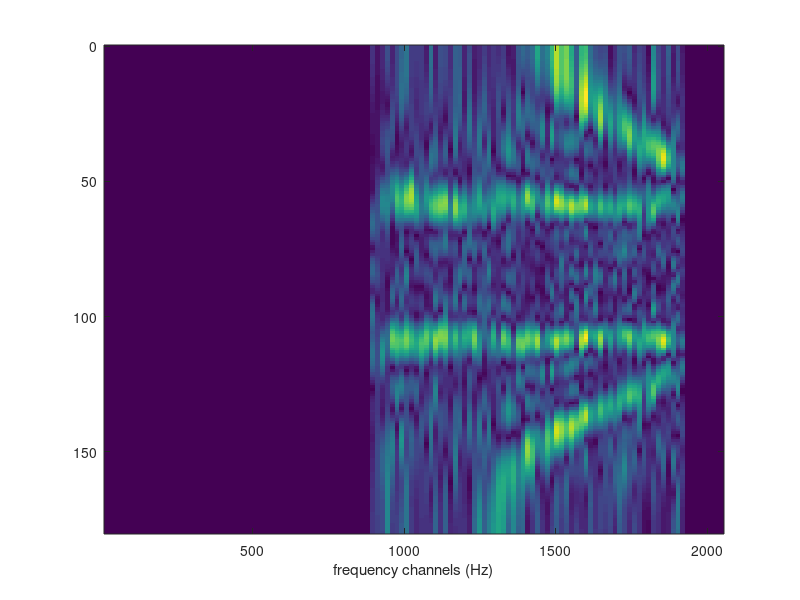

Reproduce this figure in MATLAB. (Note: this script raises an error after producing the figure.)
clear all;
close all;
clc;
%% %%%%%%%%%----------------parameters for Radar------------------%%%%%%%%%%
% %% ------------------------array signal--------------------------------- %%
% C=3*10^8;
% M=10; %number of ULA 
% K=2;
% theta = [68.78 108.42]';
% resolution = 2;
% grid = (0:resolution:180)';
% N = length(grid);
% i=sqrt(-1);
% %% ----------------------wideband signal generation--------------------- %%
% T=256;%signal length
% C_N=256;%number of channels
% fs=4096*10^6;
% B=[485 485]*10^6;
% r=B./(T/fs);
% t=(0:T-1)/fs;
% N_t=length(t);
% f0=[544 1024]*10^6;
% amp = [1 1]';
% S=zeros(K,T);
% for k=1:K
% S(k,:) = amp(k)*exp(2*i* pi *(f0(k)*t+0.5*r(k)*t.^2));
% end
% % S(1,:) = exp(2*i* pi *(100*t))+exp(2*i* pi *(200*t))+exp(2*i* pi *(300*t))+exp(2*i* pi *(400*t));%+exp(2*i* pi *(500*t))
% % S(2,:) = exp(2*i* pi *(145*t))+exp(2*i* pi *(2*145*t))+exp(2*i* pi *(3*145*t))+exp(2*i* pi *(4*145*t));%+exp(2*i* pi *(5*145*t))
% 
% % observed signal
% Y0 = (fft(S,C_N,2));
% f=[fs/C_N:fs/C_N:fs/2];
% C_N=C_N/2;
% Y00 = Y0(:,1:C_N);
% figure
% plot(f/10^6,abs(Y00(1,:)),'b*-')
% hold on
% plot(f/10^6,abs(Y00(2,:)),'ro-')
% xlabel('frequency channels (MHz)')
% ylabel('magnitude')
% axis tight;
% figure
% plot(abs(Y00(1,:)),'b*-')
% hold on
% plot(abs(Y00(2,:)),'ro-')
% lambda=C./f;
% f_ref=640*10^6;
% d=0.5*C/f_ref;
% x_true=zeros(N,C_N);
% x_true(29,34:64)=1;
% x_true(55,64:98)=1;
% figure
% imagesc(f/10^6,grid,x_true)
% xlabel('frequency channels (MHz)')
% ylabel('direction')
%% %%%%%%%%----------------parameters for Sonar-------------%%%%%%%%%%%%%%%
%% ------------------------array signal--------------------------------- %%
C=1500;
M=10; %number of ULA 
K=2;
theta = [58.5 108.5]';
%theta = [68.78 108.42]';
resolution = 1;
grid = (0:resolution:180)';
N = length(grid);
i=sqrt(-1);
%% ----------------------wideband signal generation--------------------- %%
T=256;%signal length
C_N=256;%number of channels
fs=4096;
C_f=fs/C_N;
B=[1024 1024];
r=B./(T/fs);
t=(0:T-1)/fs;
N_t=length(t);
f0=[896 896];
%f0=[1024-256+128 1024-256+128];
%f0=[1024-256+128 1408];
amp = [1 1]';
S=zeros(K,T);
for k=1:K
S(k,:) = amp(k)*exp(2*i* pi *(f0(k)*t+0.5*r(k)*t.^2));
end
% S(1,:) = exp(2*i* pi *(100*t))+exp(2*i* pi *(200*t))+exp(2*i* pi *(300*t))+exp(2*i* pi *(400*t));%+exp(2*i* pi *(500*t))
% S(2,:) = exp(2*i* pi *(145*t))+exp(2*i* pi *(2*145*t))+exp(2*i* pi *(3*145*t))+exp(2*i* pi *(4*145*t));%+exp(2*i* pi *(5*145*t))
Y0 = (fft(S,C_N,2));
f=[C_f:C_f:fs/2];
C_N=C_N/2;
Y00 = Y0(:,1:C_N);
% figure
% plot(f,abs(Y00(1,:)),'b*-')
% hold on
% plot(f,abs(Y00(2,:)),'ro-')
% xlabel('frequency channels (Hz)')
% ylabel('magnitude')
% axis tight;

lambda=C./f;
f_ref=1000;
d=0.5*C/f_ref;
x_true=zeros(N,C_N);
S11 = f0(1)/C_f;
S12 = (f0(1)+B(1))/C_f;
S21 = f0(2)/C_f;
S22 = (f0(2)+B(2))/C_f;
pos_true= [fix(theta(1)/resolution)+1 fix(theta(2)/resolution)+1]';
x_true(pos_true(1),S11:S12)=1;
x_true(pos_true(2),S21:S22)=1;
% figure
% imagesc(f,grid,x_true)
% xlabel('frequency channels (Hz)')
% ylabel('direction')

%% --------uniform linear array (ULA), with the origin at the middle-----%%
A_true = zeros(C_N*M,K);
for t=1:C_N
    for m = 1:M
       for k = 1:K
       A_true((t-1)*M+m,k) = exp(-2*i * pi *d*(m-(M+1)/2) * cos(theta(k)/180*pi)/lambda(t));
        end
    end
end
%% --------------------observation generation----------------------------%%
Y=zeros(M,C_N);
for t=1:C_N
    Y(:,t) = A_true((t-1)*M+1:t*M,:)*Y00(:,t);
end
%% -----------------------Dictionary construct---------------------------%%
A = zeros(C_N*M,N);
B = zeros(C_N*M,N);
% for t=1:C_N
%     for m = 1:M
%        for n = 1:N
%        A((t-1)*M+m,n) = exp(-2*i * pi *d*(m-(M+1)/2) * cos(grid(n)/180*pi)/lambda(t));
%        B((t-1)*M+m,n) = 2*i * pi *d*(m-(M+1)/2) * sin(grid(n)/180*pi)/lambda(t)* A((t-1)*M+m,n);
%         end
%     end
% end
pos=[-(M-1)/2:(M-1)/2].';
for t=1:C_N
       A((t-1)*M+1:t*M,:) = exp(-2*i * pi *d*(pos) * cos(grid.'/180*pi)/lambda(t));
       A((t-1)*M+1:t*M,:) = A((t-1)*M+1:t*M,:)* diag(1 ./ diag(A((t-1)*M+1:t*M,:)'*A((t-1)*M+1:t*M,:)));
       B((t-1)*M+1:t*M,:) = 2*i * pi *d*(pos) * sin(grid.'/180*pi)/lambda(t).* A((t-1)*M+1:t*M,:);
end
%%  ----------------add noise-------------------------
snr = [0];
N_exp = 5;

Err_DP=zeros(K,length(snr));

Err_VB=zeros(K,length(snr));
for nnn=1:length(snr)
    nnn
    Err_1=zeros(K,1);
    Err_2=zeros(K,1);
    for mmm=1:N_exp
        mmm
Y_n=awgn(Y,snr(nnn),'measured');
Sigma_a = sqrt(norm(Y_n - Y,'fro')^2/M/T);
%% ------------------------conventioal beamforming-----------------------%%
Xbeam_hat=zeros(N,C_N);
for t=S11:S22
    Xbeam_hat(:,t)=A((t-1)*M+1:(t)*M,:)'*Y_n(:,t);
end
figure
imagesc(f,grid,abs(Xbeam_hat))
xlabel('frequency channels (Hz)')
% ylabel('direction')
%% ----------------------------Lasso+averaging---------------------------%%

%% ------------------------------fused Lasso-----------------------------%%
% Xbp_hat_h = zeros(N,C_N);
% C_N_1=length(S11:S22);
% D_oper = zeros( (C_N_1 - 1) , N * C_N_1 );
% for t = 1 : C_N_1-1 
%     D_oper( t , : ) = [ zeros(1 , (t-1)*N) , ones(1,N) ,  -1*ones(1,N) , zeros(1 , N*C_N_1-(2+(t-1))*N)];
% end
% lam1=1;
% lam2=1;
% tic;
% cvx_begin
%         variable  Xbp(N*C_N_1) complex;
%         minimize(lam1*norm(Xbp,1)+lam2*norm(D_oper*Xbp,1));  
%         temp=0;
%         for t=1:C_N_1
%         temp=temp+norm(Y_n(:,t+S11-1)-A((S11-1+t-1)*M+1:(t+S11-1)*M,:)*Xbp((t-1)*N+1:t*N),2);
%         end
%         subject to
%         temp<=350*(Sigma_a);
% cvx_end 
% toc
% Xbp_hat=reshape(Xbp,N,C_N_1);
% Xbp_hat_h (:,S11:S22)=Xbp_hat;
% figure
% imagesc(f,grid,abs(Xbp_hat_h));
% xlabel('frequency channels (Hz)')
% ylabel('direction')
%% --------------------SBL without joint sparsity------------------------%%
% Xbcs_s_hat=zeros(N,C_N);
% for t=S11:S22
% Xbcs_s_hat(:,t)=bcs_vb( A((t-1)*M+1:t*M,:),Y_n(:,t));    
% end
% figure
% imagesc(f,grid,abs(Xbcs_s_hat))
% xlabel('frequency channels (Hz)')
% ylabel('direction')
%% --------------------SBL with joint sparsity---------------------------%% 
Xbcs_g_hat_h=zeros(N,C_N); 
% Xbcs_g_hat=bmtl_vb(A((S11-1)*M+1:S22*M,:),Y_n(:,S11:S22))
[Xbcs_g_hat beta]=bmtl_vb_offgrid(A((S11-1)*M+1:S22*M,:),B((S11-1)*M+1:S22*M,:),Y_n(:,S11:S22),1);
Xbcs_g_hat_h(:,S11:S22)=Xbcs_g_hat;
figure
imagesc(f,grid,abs(Xbcs_g_hat_h))
xlabel('frequency channels (Hz)')
ylabel('direction')
% 
%% ------------------------MTL-CS-DP-(on-grid)---------------------------%% 
% Xdp_hat_h=zeros(N,C_N);
% Xdp_hat=bmtl_DP(A((S11-1)*M+1:S22*M,:),Y_n(:,S11:S22));
% Xdp_hat_h(:,S11:S22)=Xdp_hat;
% figure
% imagesc(f,grid,abs(Xdp_hat_h))
% xlabel('frequency channels (Hz)')
% ylabel('direction')

%% -----------------------MTL-CS-DP-(off-grid)---------------------------%% 
Xdp_offgrid_hat_h=zeros(N,C_N);
[Xdp_offgrid_hat X_Beta]=bmtl_DP_offgrid_2(A((S11-1)*M+1:S22*M,:),B((S11-1)*M+1:S22*M,:),Y_n(:,S11:S22),resolution);
Xdp_offgrid_hat_h(:,S11:S22)=Xdp_offgrid_hat;
% figure
% imagesc(f,grid,abs(Xdp_offgrid_hat_h))
% xlabel('frequency channels (Hz)')
% ylabel('direction')

pos_a=find(sum(abs(X_Beta),2)>0.001);
temp_Beta = X_Beta;
beta=zeros(N,1);
for n=1:length(pos_a)
    temp_pos=find(abs(X_Beta(pos_a(n),:))>0.001);
    beta(pos_a(n))=mean(X_Beta(pos_a(n),temp_pos));
end
% xp_rec = grid + beta;
% figure(100),plot(theta, 10*log10(amp.^2), 'bo', xp_rec, 10*log10(abs(Xdp_offgrid_hat_h(:,S11+16)).^2/max(abs(Xdp_offgrid_hat_h(:,S11+16)).^2)), 'r*-');
% hold on
% plot(xp_rec, 10*log10(abs(Xdp_offgrid_hat_h(:,S22-16)).^2/max(abs(Xdp_offgrid_hat_h(:,S22-16)).^2)), 'rx-');
% axis([0,180,min([10*log10(amp.^2); 10*log10(abs(Xdp_offgrid_hat_h(:,S11+16)).^2/max(abs(Xdp_offgrid_hat_h(:,S11+16)).^2))]),max([10*log10(amp.^2); 10*log10(abs(Xdp_offgrid_hat_h(:,S11+16)).^2/max(abs(Xdp_offgrid_hat_h(:,S11+16)).^2))])+3]);
% xlabel('DOA (degrees)', 'fontsize',12); ylabel('Power (dB)','fontsize',12);
% legend('True DOAs','target-1','target-2');
% axis tight;

est_theta=grid(pos_a)+beta(pos_a);

Err_1(1)  = Err_1(1)+min(abs(est_theta-theta(1)));
Err_1(2)  = Err_1(2)+min(abs(est_theta-theta(2)));
% figure(1001),plot(theta, 10*log10(amp.^2), 'bo', grid, 10*log10(abs(Xdp_hat_h(:,S11+16)).^2/max(abs(Xdp_hat_h(:,S11+16)).^2)), 'r*-');
% hold on
% plot(grid, 10*log10(abs(Xdp_hat_h(:,S22-16)).^2/max(abs(Xdp_hat_h(:,S22-16)).^2)), 'rx-');
% axis([0,180,min([10*log10(amp.^2); 10*log10(abs(Xdp_hat_h(:,S22-16)).^2/max(abs(Xdp_hat_h(:,S22-16)).^2));10*log10(abs(Xdp_hat_h(:,S11+16)).^2/max(abs(Xdp_hat_h(:,S11+16)).^2))]),max([10*log10(amp.^2); 10*log10(abs(Xdp_hat_h(:,S22-16)).^2/max(abs(Xdp_hat_h(:,S22-16)).^2));10*log10(abs(Xdp_hat_h(:,S11+16)).^2/max(abs(Xdp_hat_h(:,S11+16)).^2))])+3]);
% xlabel('DOA (degrees)', 'fontsize',12); ylabel('Power (dB)','fontsize',12);
% legend('True DOAs','target-1','target-2');
% axis tight;
% figure(1002),plot(theta, 10*log10(amp.^2), 'bo', grid, 10*log10(abs(Xbcs_g_hat_h(:,S11+16)).^2/max(abs(Xbcs_g_hat_h(:,S11+16)).^2)), 'r*-');
% hold on
% plot(grid, 10*log10(abs(Xbcs_g_hat_h(:,S22-16)).^2/max(abs(Xbcs_g_hat_h(:,S22-16)).^2)), 'rx-');
% axis([0,180,min([10*log10(amp.^2); 10*log10(abs(Xbcs_g_hat_h(:,S22-16)).^2/max(abs(Xbcs_g_hat_h(:,S22-16)).^2));10*log10(abs(Xdp_hat_h(:,S11+16)).^2/max(abs(Xdp_hat_h(:,S11+16)).^2))]),max([10*log10(amp.^2); 10*log10(abs(Xbcs_g_hat_h(:,S22-16)).^2/max(abs(Xbcs_g_hat_h(:,S22-16)).^2));10*log10(abs(Xbcs_g_hat_h(:,S11+16)).^2/max(abs(Xbcs_g_hat_h(:,S11+16)).^2))])+3]);
% xlabel('DOA (degrees)', 'fontsize',12); ylabel('Power (dB)','fontsize',12);
% legend('True DOAs','target-1','target-2');
% axis tight;
% % %% --------------CSSM-----------------%%%%%%%%%%%%%%%%%%%%%%%%
% %  Xff = [];
% %         for k = S11:S22
% %             Xff = [Xff Y_n(:,k)];
% %         end
% %         R_f = (Xff-mean(Xff,2)*ones(1,(S22-S11+1)*1))*(Xff-mean(Xff,2)*ones(1,(S22-S11+1)*1)'/((S22-S11+1)*1);
% %         [Uaa Vaa] = eigs(R_f,L);
% %         
% %         % Initial estimates for CSSM
% %         
% %         for tta = 1:length(grid)
% %             Pmvdr(tta) = 10*log10(1./abs(diag(sv(:,tta)'*inv(R_f)*sv(:,tta))).^1);
% %         end
% %         
% %         bb = findpeaks1(Pmvdr);
% %         azi = [];
% %         for kb = 1:length(bb)
% %             azi = [azi Tta(bb(kb)) Tta(bb(kb))-0.125*beamwidth Tta(bb(kb))+0.125*beamwidth];
% %         end
%       azi = theta-[0.1 0.1]';
%       Rn  = zeros(M); Ry = zeros(M);
%       fc_n= (S11+S22)/2;
%         for kkk = S11:S22
%             Rx = (Y_n(:,kkk)-mean(Y_n(:,kkk)))*(Y_n(:,kkk)-mean(Y_n(:,kkk)))';
%             % For cssm 
%             ksv=zeros(M,length(azi));
%             ksv0=zeros(M,length(azi));
%                 for m = 1:M
%                     for n = 1:length(azi)
%                        ksv(m,n)=exp(-2*i * pi *d*(m-(M+1)/2) * cos(azi(n)/180*pi)/lambda(kkk));
%                        ksv0(m,n) = exp(-2*i * pi *d*(m-(M+1)/2) * cos(azi(n)/180*pi)/lambda(fc_n));
%                     end
%                 end
% %             ksv = exp(-2*i * pi *d*(m-(M+1)/2) * cos(azi/180*pi)/lambda(kkk));%exp(-i*2*pi*f(kkk)/c*AG'*zia);
% %             ksv0 = exp(-2*i * pi *d*(m-(M+1)/2) * cos(azi/180*pi)/lambda(fc_n));%exp(-i*2*pi*f(fc_n)/c*AG'*zia);
%             prod = ksv*ksv0';
%             [Uf D Vf] = svd(prod);
%             TT = Vf*Uf';
%             Ryf{kkk} = TT*Rx*TT';
%             [aa bb] = eigs(Rx,M);
%             db = diag(bb);
%             sigv(kkk) = mean(db(K+1:end));
%             Ry = Ry + Ryf{kkk}/(98-34+1);%;
%             Rn = Rn + sigv(kkk)*TT*TT';  
%             Fa{kkk} = aa(:,1:K);
%             W{kkk} = aa(:,K+1:end);   
%         end 
%         F1 = Fa{S22-S11+1};
%         % For cssm
%         [Ucssm Vcssm] = eigs(inv(Rn)*Ry,M);
%         Uncssm = Ucssm(:,K+1:end);    
%         
%         grid_test=(0:0.1:180)';
%         AA=zeros(M,length(grid_test));
%            
%           for n = 1:length(grid_test)
%              for m = 1:M
%              AA(m,n) = exp(-2*i * pi *d*(m-(M+1)/2) * cos(grid_test(n)/180*pi)/lambda(fc_n));
%              end
%           end
%    
%         P_cssm=zeros(1,length(grid_test));
%         P_tops=zeros(1,length(grid_test));
%         for tta = 1:length(grid_test);
%             P_cssm(tta) = (1./abs(AA(:,tta)'*Uncssm*Uncssm'*AA(:,tta)));
%             % For TOPS
%             Du = []; Dudash = [];
%             for kk = S11:S22
%             a_tops=zeros(M,1);
%             b_tops=zeros(M,1);
%             for m = 1:M
%             a_tops(m) = exp(-2*i * pi*d*(m-(M+1)/2) * cos(grid_test(tta)/180*pi)/lambda(kk));
%             end   
%             proj = eye(M) - a_tops*a_tops';
%             for m = 1:M
%             b_tops(m) = exp(-2*i *(f(kk)-f(fc_n))/C* pi*d*(m-(M+1)/2) * cos(grid_test(tta)/180*pi));
%             end 
%             Phi = diag(b_tops);
%             Ui = Phi*F1;
%             Du = [Du Ui'*W{kk}];
%             Uidash = proj*Ui;
%             Dudash = [Dudash Uidash'*W{kk}];
%             end
%             [temp1 temp2] = eigs(Dudash*Dudash',K);
%             P_tops(tta) = (1/temp2(K,K)); 
%         end
%         figure('name','P_CSSM')
%         plot(grid_test,10*log10(abs(P_cssm)/max(abs(P_cssm))));
%         figure('name','P_TOPS')
%         plot(grid_test,10*log10(abs(P_tops)/max(abs(P_tops))));
%% ---------------------------------------------------------%%
Xvb_offgrid_hat_h=zeros(N,C_N);
[Xvb_offgrid_hat X_Beta_vb]=bmtl_VB_offgrid_2(A((S11-1)*M+1:S22*M,:),B((S11-1)*M+1:S22*M,:),Y_n(:,S11:S22),resolution);
Xvb_offgrid_hat_h(:,S11:S22)=Xvb_offgrid_hat;
% figure
% imagesc(f,grid,abs(Xvb_offgrid_hat_h))
% xlabel('frequency channels (Hz)')
% ylabel('direction')

pos_a_vb=find(sum(abs(X_Beta_vb),2)>0.001);
beta_vb=zeros(N,1);
for n=1:length(pos_a_vb)
    temp_pos=find(abs(X_Beta_vb(pos_a_vb(n),:))>0.001);
    beta_vb(pos_a_vb(n))=mean(X_Beta_vb(pos_a_vb(n),temp_pos));
end
% xp_rec = grid + beta_vb;
% figure(1000),plot(theta, 10*log10(amp.^2), 'bo', xp_rec, 10*log10(abs(Xvb_offgrid_hat_h(:,S11+16)).^2/max(abs(Xvb_offgrid_hat_h(:,S11+16)).^2)), 'r*-');
% hold on
% plot(xp_rec, 10*log10(abs(Xvb_offgrid_hat_h(:,S22-16)).^2/max(abs(Xvb_offgrid_hat_h(:,S22-16)).^2)), 'rx-');
% axis([0,180,min([10*log10(amp.^2); 10*log10(abs(Xvb_offgrid_hat_h(:,S11+16)).^2/max(abs(Xvb_offgrid_hat_h(:,S11+16)).^2))]),max([10*log10(amp.^2); 10*log10(abs(Xvb_offgrid_hat_h(:,S11+16)).^2/max(abs(Xvb_offgrid_hat_h(:,S11+16)).^2))])+3]);
% xlabel('DOA (degrees)', 'fontsize',12); ylabel('Power (dB)','fontsize',12);
% legend('True DOAs','target-1','target-2');
% axis tight;
est_theta_vb=grid(pos_a_vb)+beta_vb(pos_a_vb);
Err_2(1)  = Err_2(1)+min(abs(est_theta_vb-theta(1)));
Err_2(2)  = Err_2(2)+min(abs(est_theta_vb-theta(2)));
    end
    Err_DP(:,nnn) = Err_1/N_exp;
    Err_VB(:,nnn) = Err_2/N_exp;
end
figure
plot(snr,Err_DP(1,:),'*-');hold on;plot(snr,Err_DP(2,:),'o-');hold on;plot(snr,Err_VB(1,:),'--');hold on;
plot(snr,Err_VB(2,:),'-.')